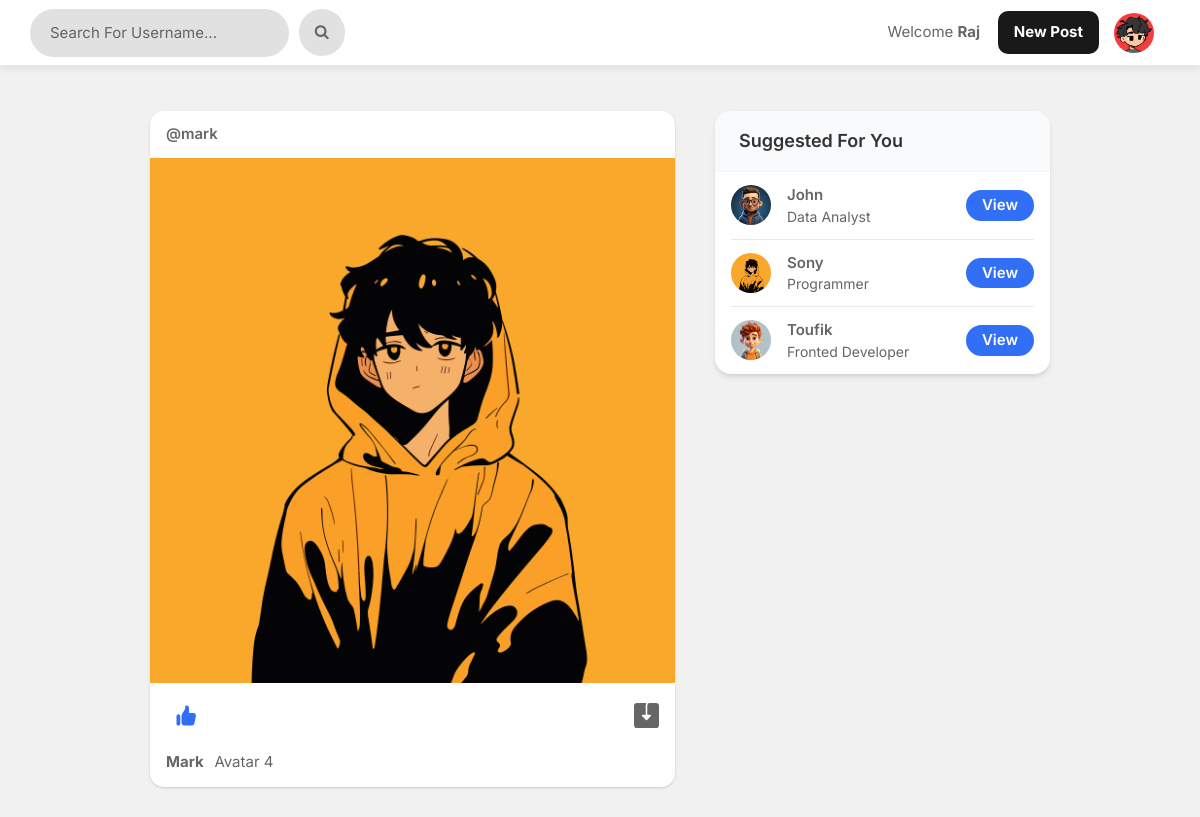
Page / (signed in, upper part) on the earlier database version.
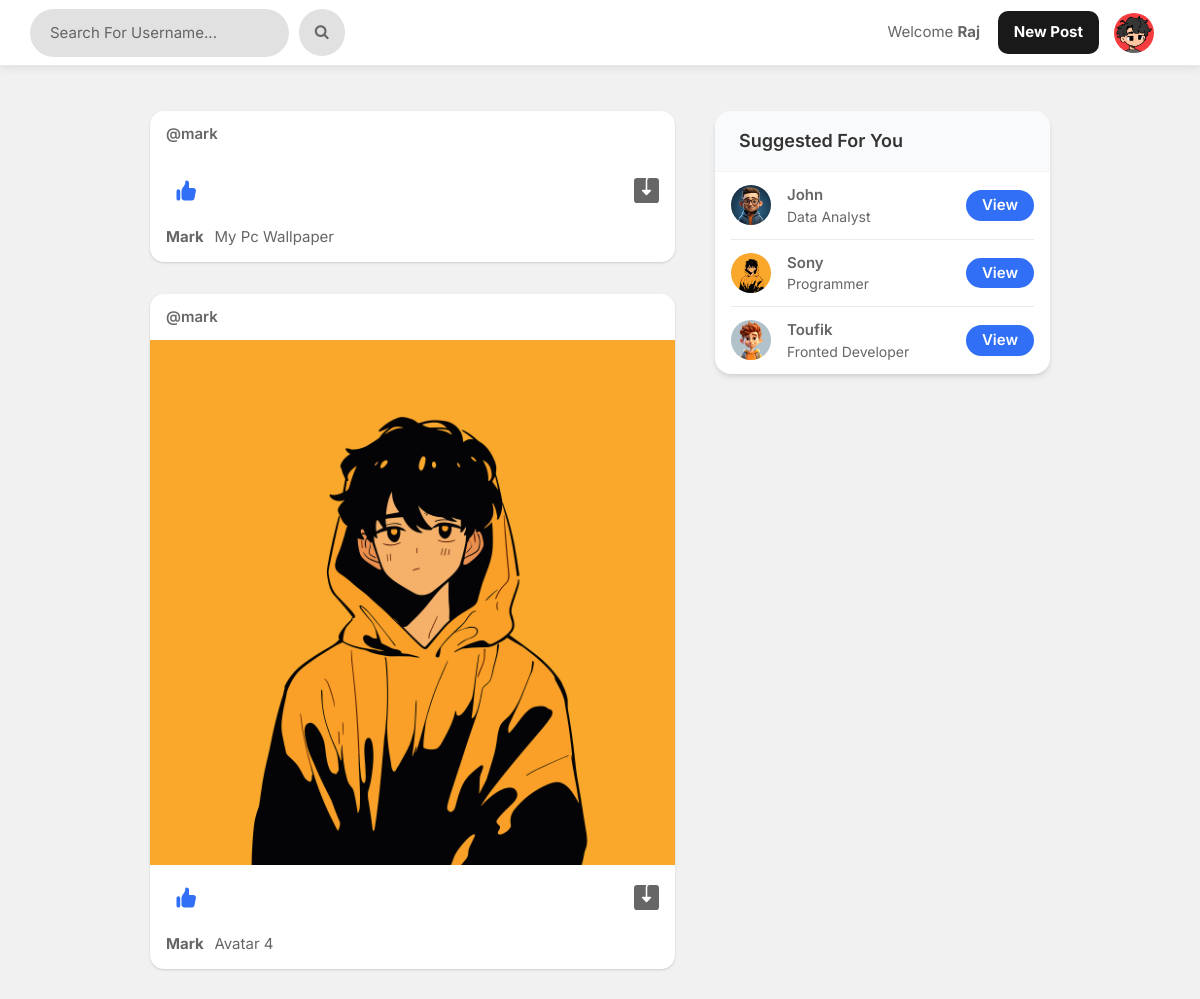
Same page on the later database version.
### app/models.py (models this page shows, shortened)
class Profile(models.Model):
    user = models.ForeignKey(User, on_delete=models.CASCADE)
    id_user = models.IntegerField()
    bio = models.TextField(blank=True)
    profileimg = models.ImageField(upload_to='profileImages', default='blank-profile-picture.png')
    location = models.CharField(max_length=100, blank=True)

class Post(models.Model):
    id = models.UUIDField(primary_key=True, default=uuid.uuid4)
    user = models.CharField(max_length=100)
    image = models.ImageField(upload_to='postImages')
    caption = models.TextField()
    created_at = models.DateTimeField(default=datetime.now)
    no_of_likes = models.IntegerField(default=0)

### app/views.py (the view)
# urls.py: path('', views.index, name='index'),
@login_required(login_url='signin')
def index(request):
    user_object = User.objects.get(username=request.user.username)
    user_profile = Profile.objects.get(user=user_object)
    user_following_list = []
    feed = []
    user_following = FollowersCount.objects.filter(follower=request.user.username)
    for users in user_following:
        user_following_list.append(users.user)
    for usernames in user_following_list:
        feed_lists = Post.objects.filter(user=usernames)
        feed.append(feed_lists)
    feed_list = list(chain(*feed))
    all_users = User.objects.all()
    user_following_all = []
    for user in user_following:
        user_list = User.objects.get(username=user.user)
        user_following_all.append(user_list)
    new_suggestions_list = [x for x in list(all_users) if (x not in list(user_following_all))]
    current_user = User.objects.filter(username=request.user.username)
    final_suggestions_list = [x for x in list(new_suggestions_list) if ( x not in list(current_user))]
    random.shuffle(final_suggestions_list)
    username_profile = []
    username_profile_list = []
    for users in final_suggestions_list:
        username_profile.append(users.id)
    for ids in username_profile:
        profile_lists = Profile.objects.filter(id_user=ids)
        username_profile_list.append(profile_lists)
    suggestions_username_profile_list = list(chain(*username_profile_list))
    return render(request, 'index.html', {'user_profile': user_profile, 'posts':feed_list, 'suggestions_username_profile_list': suggestions_username_profile_list[:4]})

### templates/index.html (shortened to what this page needs)
{% load static %}
<!DOCTYPE html>
<html lang="en">
<head>
    <link rel="stylesheet" href="{% static 'assets/css/uikit.css' %}">
    <link rel="stylesheet" href="{% static 'assets/css/style.css' %}">
    <link rel="stylesheet" href="{% static 'assets/css/tailwind.css' %}">
    <link rel="stylesheet" href="{% static 'assets/css/index.css' %}">
    <link rel="stylesheet" href="https://cdnjs.cloudflare.com/ajax/libs/font-awesome/4.7.0/css/font-awesome.min.css">
</head>
<body>
    <header>
        <div class="header_inner">
            <form action="/search" method="POST">
                <div class="left-side">
                    <input class="shadow-none" type="text" name="username" placeholder="Search For Username...">&nbsp;
                    <button type="submit"><i class="fa fa-search fa-1x"></i></button>
                </div>
            </form>
            <div class="right-side lg:pr-4">
                <a href="#" class="user_username">
                    Welcome <b name="" class="">{{user.username}}&nbsp; &nbsp; &nbsp;</b>
                </a>
                <a href="#" class="flex font-bold inline-block items-center upload_btn">
                    New Post
                </a>
                <a href="#">
                    <img src="{{user_profile.profileimg.url}}" class="header-avatar" alt="">
                </a>
            </div>
        </div>
    </header>
    <div class="container m-auto">
        <div class="lg:flex justify-center lg:space-x-10 lg:space-y-0 space-y-5">
            <div class="space-y-5 flex-shrink-0 lg:w-7/12">
                {% for post in posts reversed %}
                <div class="bg-white shadow rounded-md  -mx-2 lg:mx-0 post_box">
                    <div class="flex justify-between items-center px-4 py-3">
                        <div class="flex flex-1 items-center space-x-4">
                            <span class="block font-semibold "><a
                                    href="/profile/{{post.user}}">@{{post.user}}</a></span>
                        </div>
                    </div>
                    <div uk-lightbox>
                        <a href="{{post.image.url}}">
                            <img src="{{post.image.url}}" alt="">
                        </a>
                    </div>
                    <div class="py-3 px-4 space-y-3">
                        <div class="flex space-x-4 lg:font-bold">
                            <a href="/like-post?post_id={{post.id}}" class="flex items-center space-x-2">
                                <div class="p-2 rounded-full text-black likes_count">
                                </div>
                            </a>
                            <a href="{{post.image.url}}" class="flex items-center space-x-2 flex-1 justify-end"
                                download>
                            </a>
                        </div>
                        <p>
                            <a class="user_caption"
                                href="/profile/{{post.user}}"><strong>{{post.user}}&nbsp;&nbsp;&nbsp;</strong></a>{{post.caption}}
                        </p>
                    </div>
                </div>
                {% endfor %}
            </div>
            <div class="lg:w-5/12">
                <div class="bg-white  shadow-md rounded-md overflow-hidden user_sugg">
                    <div class="bg-gray-50  border-b border-gray-100 flex items-baseline justify-between py-4 px-6 ">
                        <h2 class="font-semibold text-lg">Suggested For You</h2>
                    </div>
                    <div class="divide-gray-300 divide-gray-50 divide-opacity-50 divide-y px-4">
                        {% for suggestion in suggestions_username_profile_list %}
                        <div class="flex items-center justify-between py-3">
                            <div class="flex flex-1 items-center space-x-4">
                                <a href="/profile/{{suggestion.user}}">
                                    <img src="{{suggestion.profileimg.url}}" class="bg-gray-200 rounded-full w-10 h-10">
                                </a>
                                <div class="flex flex-col">
                                    <span class="block capitalize font-semibold">{{suggestion.user}}</span>
                                    <span class="block capitalize text-sm">{{suggestion.bio}}</span>
                                </div>
                            </div>
                            <a href="/profile/{{suggestion.user}}" class="font-semibold px-4 py-1 view_btn">
                                View
                            </a>
                        </div>
                        {% endfor %}
                    </div>
                </div>
            </div>
        </div>
    </div>
</body>
</html>

### static/assets/css/style.css (style rules this page uses)
body { background-color: #B0B3B8 !important; }
button { vertical-align: middle; }
input { height: 48px; line-height: 48px; padding: 0 20px; outline: none; font-size: 15px; color: #808080; max-width: 100%; width: 100%; -webkit-box-sizing: border-box; box-sizing: border-box; display: block; font-weight: 400; opacity: 1; border-radius: 4px; border: none; -webkit-box-shadow: 0 1px 4px 0px rgba(0, 0, 0, 0.12); box-shadow: 0 1px 4px 0px rgba(0, 0, 0, 0.12); }
input[type="text"], input[type="password"], input[type="email"], input[type="number"] { height: 48px; line-height: 48px; padding: 0 20px; outline: none; font-size: 15px; color: #808080; max-width: 100%; width: 100%; -webkit-box-sizing: border-box; box-sizing: border-box; display: block; font-weight: 400; opacity: 1; border-radius: 4px; border: none; -webkit-box-shadow: 0 1px 4px 0px rgba(0, 0, 0, 0.12); box-shadow: 0 1px 4px 0px rgba(0, 0, 0, 0.12); }
input { -webkit-transition: all 0.1s ease-in-out; transition: all 0.1s ease-in-out; }
::placeholder { color: #808080; opacity: 1; }
button { border: none; margin: 0; padding: 0; width: auto; overflow: visible; background: transparent; color: inherit; font: inherit; line-height: normal; cursor: pointer; }
a { color: #be185d; -webkit-transition: 0.3s; transition: 0.3s; outline: none !important; }
button { outline: none !important; }
img { max-width: 100%; }
body { color: #666; font-size: 15px; line-height: 27px; background-color: #f0f2f5; font-family: "Inter", sans-serif; text-transform: none; }
body p { font-size: 15px; line-height: 27px; }
h1, h2, h3, h4, h5, h6 { font-family: "Inter", sans-serif; text-transform: none; }
input[type="text"], input[type="password"], input[type="email"] { font-family: "Inter", sans-serif; text-transform: none; }
button, body .pac-container { font-family: "Inter", sans-serif; text-transform: none; }
h1, h2, h3, h4, h5, h6 { color: #333; font-weight: 500; margin: 0; padding: 0; }
h2 { font-size: 26px; }
b, strong { font-weight: 700 !important; }
@media (min-width: 1024px) { .container { max-width: 900px !important; padding-top: 45px; } }
header { background-color: #fff; left: 0; right: 0; top: 0; z-index: 99; height: 66px; display: -webkit-box; display: -ms-flexbox; display: flex; -webkit-box-align: center; -ms-flex-align: center; align-items: center; border-bottom: 1px solid #e5e7eb; }
header .header_inner { display: -webkit-box; display: -ms-flexbox; display: flex; -webkit-box-align: center; -ms-flex-align: center; align-items: center; max-width: 1090px; margin: auto; width: 100%; max-width: 100% !important; padding: 0 30px; }
header .header_inner .left-side { display: -webkit-box; display: -ms-flexbox; display: flex; -webkit-box-align: center; -ms-flex-align: center; align-items: center; }
header .header_inner .right-side { display: -webkit-box; display: -ms-flexbox; display: flex; -webkit-box-align: center; -ms-flex-align: center; align-items: center; -webkit-box-pack: end; -ms-flex-pack: end; justify-content: flex-end; margin-left: auto; }
header .header_inner .right-side .header-avatar { width: 32px; height: 32px; border-radius: 100%; margin-left: 15px; }
.shadow-none { -webkit-box-shadow: none !important; box-shadow: none !important; }

### static/assets/css/index.css (style rules this page uses)
body { background-color: #f1f1f1 !important; }
header { position: sticky; box-shadow: 0px 1px 9px rgba(0, 0, 0, 0.1); }
.left-side input { background-color: rgb(225, 225, 225); border-radius: 100px; color: rgb(0, 0, 0) !important; }
.left-side input::placeholder { color: rgb(100, 100, 100) !important; }
.left-side button { padding-top: .75rem; padding-bottom: .75rem; padding-left: 1rem; padding-right: 1rem; background-color: red; border-radius: 50px; background-color: rgb(225, 225, 225); }
.user_username { text-transform: capitalize; }
.upload_btn { padding-top: .625rem; padding-bottom: .625rem; padding-right: 1rem; padding-left: 1rem; background-color: rgb(25, 25, 25); color: white !important; border-radius: .625rem; transition: .3s; }
.header-avatar { width: 2.5rem !important; height: 2.5rem !important; }
.likes_count { display: flex; }
.like_logo { color: #316FF6; }
.user_sugg { border-radius: 1rem; }
.post_box { border-radius: .875rem; margin-bottom: 2rem !important; }
.user_caption { text-transform: capitalize; }
.view_btn { background-color: #316FF6; border-radius: 3rem; color: white; transition: .3s; }

Differences in the rows shown:
added Post: user "mark", user "Mark", caption "My Pc Wallpaper"
